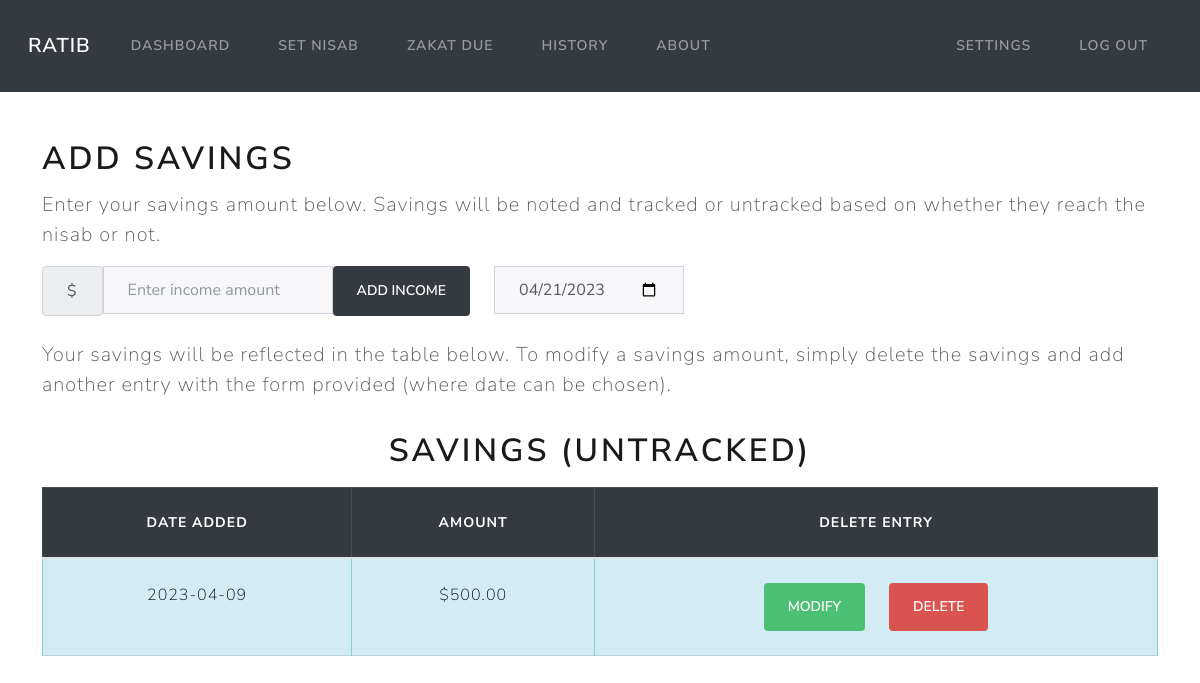
The page /dashboard (signed in) on the database as committed earlier.
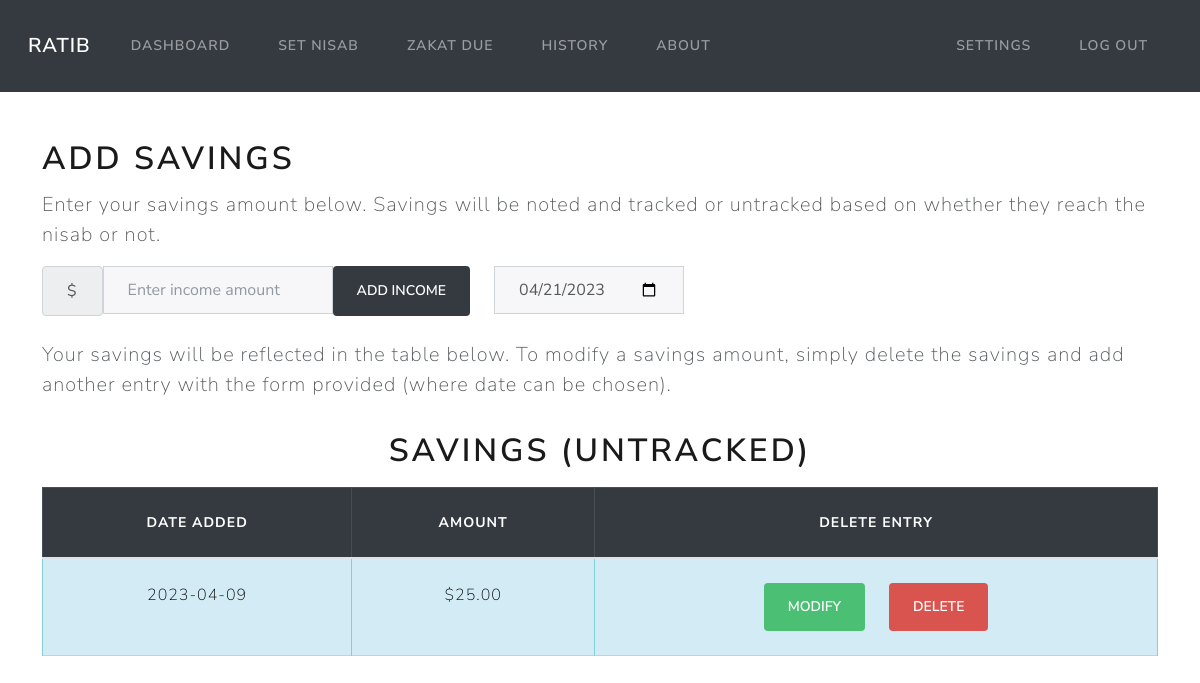
The same page on the database as committed later.
### models.py (models this page shows)
class Untracked_Income(Base):
    __tablename__ = 'untracked_income'
    id = Column(Integer, primary_key=True)
    amount = Column(Numeric(10,2))
    date = Column(DateTime, default=func.now())
    user_id = Column(Integer, ForeignKey('users.id'))
    user = relationship("User", back_populates="untracked_income")

### app.py (the view)
@app.route('/dashboard')
@login_required
def dashboard():
    userid = flasksession.get("user_id")
    incomes = session.query(Income).filter_by(user_id=userid, paid=False)
    if incomes.count() != 0:
        return render_template('dashboard.html', incomes=incomes, datetime=datetime)
    untracked_incomes = session.query(Untracked_Income).filter_by(user_id=userid)
    if untracked_incomes.count() != 0:
        return render_template('dashboard.html', untracked_incomes=untracked_incomes, datetime=datetime)
    return render_template('dashboard.html', datetime=datetime)

### app.py (called while the page is built)
@app.teardown_appcontext
def shutdown_session(exception=None):
    session.remove()

### utils.py (called while the page is built)
def login_required(f):
    @wraps(f)
    def decorated_function(*args, **kwargs):
        if session.get("user_id") is None:
            return redirect("/login")
        return f(*args, **kwargs)
    return decorated_function

def usd(value):
    return f"${value:,.2f}"

### templates/dashboard.html (shortened to what this page needs)
{% extends 'layout.html' %}
{% block content %}
<h1 class="mb-2"> Add Savings </h1>
<p class="fs-4 mt-1 mb-3">
    Enter your savings amount below. Savings will be noted and tracked or untracked based on whether they reach the nisab or not.
</p>
<form class="mb-2" action="/addmoney" method="post">
    <div class="row">
        <div class="form-group col-auto">
            <div class="input-group">
                <span class="input-group-text">$</span>
                <input autocomplete="off" class="form-control mx-auto" type="number" name="income" id="money" placeholder="Enter income amount">
                <button class="btn btn-dark" type="submit">Add income</button>
            </div>
        </div>
        <div class="form-group col-auto">
            <div class="input-group datepicker">
                {% set current_date = datetime.strftime(datetime.now(), '%Y-%m-%d') %}
                <input type="date" class="form-control" id="datepicker" name="date" value="{{ current_date }}" required>
            </div>
        </div>
    </div>
</form>
<p class="fs-4 mb-3">
    Your savings will be reflected in the table below. To modify a savings amount, simply delete the
    savings and add another entry with the form provided (where date can be chosen).
</p>
{% if incomes %}
<div class="table-responsive">
    <table class="table table-bordered mt-3" id="income-table">
        <h1 class="mt-3 text-center"> Savings </h1>
        <thead class="table-dark text-center">
                <th>Date added</th>
                <th>Amount</th>
                <th>Date Due</th>
                <th>Due Amount</th>
                <th>Delete Entry</th>
            </thead>
            <tbody class="table-info text-center">
                {% for income in incomes | sort(attribute='date') %}
                <tr>
                    <td>{{ income.date.date() }}</td>
                    <td>{{ income.amount | usd}}</td>
                    <td>{{ income.due_date.date() }}</td>
                    <td>{{ income.due_amount | usd}}</td>
                    <td class="text-center">
                        <form action="/delete_entry", method="post">
                            <input type="hidden" name="income_id" class="hidden-field" value='{{ income.id }}'>
                            <button type="submit" class="btn btn-danger" name="action" value="tracked">Delete</button>
                        </form>
                    </td>
                </tr>
                {% endfor %}
            </tbody>
    </table>
</div>
{% elif untracked_incomes %}
<div class="table-responsive">
    <table class="table table-bordered mt-3" id="untracked-table">
        <h1 class="mt-3 text-center"> Savings (Untracked) </h1>
        <thead class="table-dark text-center">
                <th>Date added</th>
                <th>Amount</th>
                <th>Delete Entry</th>
            </thead>
            <tbody class="table-info text-center">
                {% for income in untracked_incomes | sort(attribute='date') %}
                <tr>
                    <td>{{ income.date.date() }}</td>
                    <td>{{ income.amount | usd}}</td>
                    <td class="text-center">
                        <div class="row justify-content-center">
                            <div class="col-auto">
                                <form id="modify-form">
                                    <button type="submit" class="btn btn-success" name="action" value="untracked">Modify</button>
                                </form>
                            </div>
                            <div class="col-auto">
                                <form action="/delete_entry", method="post">
                                    <button type="submit" class="btn btn-danger" name="action" value="untracked">Delete</button>
                                </form>
                            </div>
                        </div>
                    </td>
                </tr>
                {% endfor %}
            </tbody>
    </table>
</div>
{% endif %}
{% endblock %}

### templates/layout.html (shortened to what this page needs)
<!doctype html>
<html lang="en">
<head>
  {% block head %}
  <link rel="stylesheet" href="https://cdn.jsdelivr.net/npm/bootstrap@4.3.1/dist/css/bootstrap.min.css"
>
  <link rel="stylesheet" href="/static/lux.css">
  <link rel="stylesheet" href="/static/styles.css">
  {% endblock %}
</head>
<body>
  <nav class="navbar navbar-expand-md navbar-dark bg-dark mx-auto">
    <div class="container-fluid">
      <a class="navbar-brand ml-3" href="/">Ratib</a>
      <div class="collapse navbar-collapse" id="navbarNav">
        {% if session["user_id"] %}
        <ul class="navbar-nav me-auto">
        <li class="nav-item">
          <a class="nav-link" href="/dashboard">Dashboard</a>
        </li>
        <li class="nav-item">
          <a class="nav-link" href="/nisab">Set Nisab</a>
        </li>
          <li class="nav-item">
            <a class="nav-link" href="/due">Zakat Due</a>
          </li>
          <li class="nav-item">
            <a class="nav-link" href="/history">History</a>
          </li>
          <li class="nav-item">
            <a class="nav-link" href="/guide">About</a>
          </li>
        </ul>
        <ul class="navbar-nav ms-auto">
          <li class="nav-item">
            <a class="nav-link" href="/settings">Settings</a>
          </li>
          <li class="nav-item">
            <a class="nav-link" href="/logout">Log Out</a>
          </li>
        </ul>
        {% endif %}
      </div>
    </div>
  </nav>
  <div id="content">
    <main class="container py-5 text-center">
      <div class="row text-left">
        {% block content %}{% endblock %}
      </div>
    </main>
  </div>
</body>
</html>

Rows that differ between the two databases and show on the page:
changed Untracked_Income: amount "$500.00" → "$25.00"
